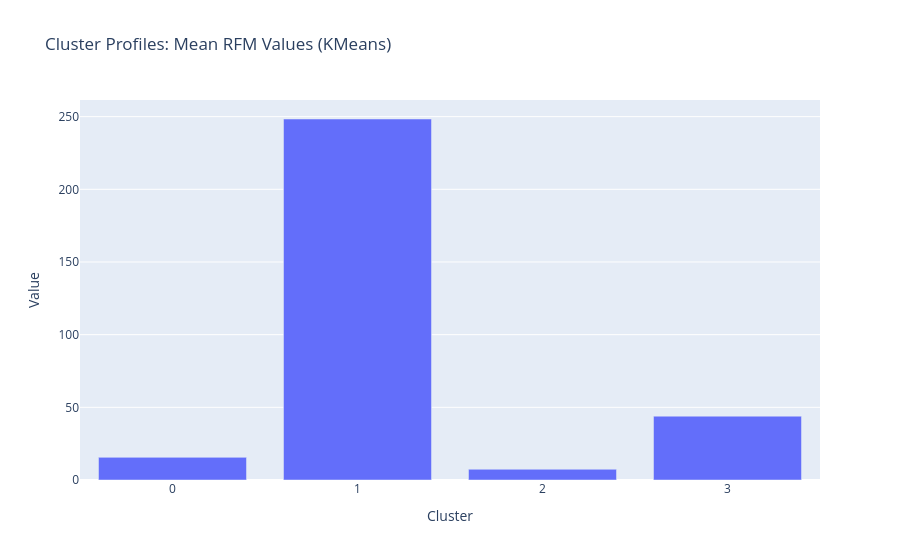
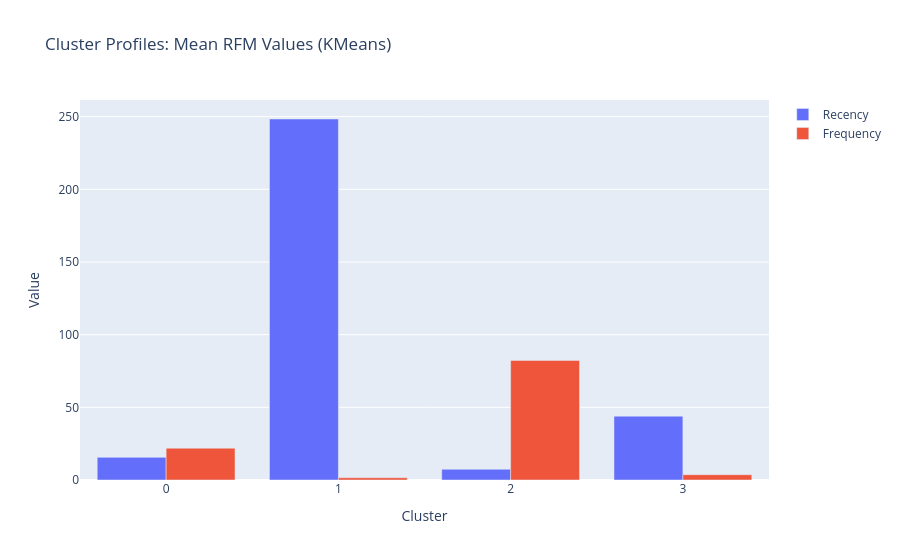
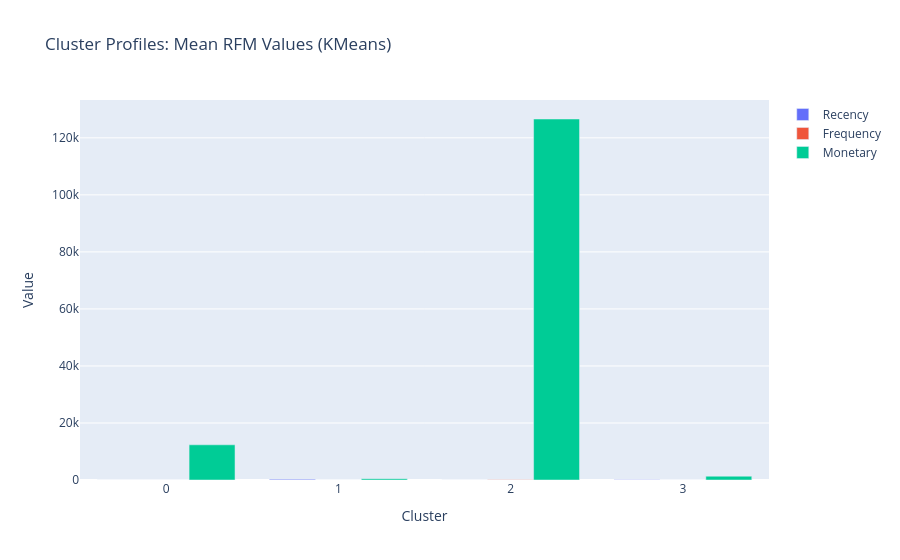

The cell these charts' notebook holds for them, in order:
### Code cell
# 2. Cluster Profile Bar Plot (Plotly)
cluster_means = rfm.groupby('Cluster')[['Recency', 'Frequency', 'Monetary']].mean().reset_index()
fig = go.Figure()
for metric in ['Recency', 'Frequency', 'Monetary']:
    fig.add_trace(go.Bar(
        x=cluster_means['Cluster'],
        y=cluster_means[metric],
        name=metric
    ))
    fig.update_layout(
        title=f'Cluster Profiles: Mean RFM Values ({method})',
        xaxis_title='Cluster',
        yaxis_title='Value',
        barmode='group',
    )
    fig.show()
print("Displayed cluster profile bar plot.")

### Figure 1 — Plotly figure (JSON) as saved in the notebook; plotly's stock layout.template omitted (floating-point values rounded to 4 significant figures)
{"data": [{"name": "Recency", "type": "bar", "x": ["0", "1", "2", "3"], "y": [15.57, 248.4, 7.385, 43.92]}], "layout": {"barmode": "group", "title": {"text": "Cluster Profiles: Mean RFM Values (KMeans)"}, "xaxis": {"title": {"text": "Cluster"}}, "yaxis": {"title": {"text": "Value"}}}}

### Figure 2 — Plotly figure (JSON) as saved in the notebook; plotly's stock layout.template omitted (floating-point values rounded to 4 significant figures)
{"data": [{"name": "Recency", "type": "bar", "x": ["0", "1", "2", "3"], "y": [15.57, 248.4, 7.385, 43.92]}, {"name": "Frequency", "type": "bar", "x": ["0", "1", "2", "3"], "y": [21.89, 1.55, 82.31, 3.641]}], "layout": {"barmode": "group", "title": {"text": "Cluster Profiles: Mean RFM Values (KMeans)"}, "xaxis": {"title": {"text": "Cluster"}}, "yaxis": {"title": {"text": "Value"}}}}

### Figure 3 — Plotly figure (JSON) as saved in the notebook; plotly's stock layout.template omitted (floating-point values rounded to 4 significant figures)
{"data": [{"name": "Recency", "type": "bar", "x": ["0", "1", "2", "3"], "y": [15.57, 248.4, 7.385, 43.92]}, {"name": "Frequency", "type": "bar", "x": ["0", "1", "2", "3"], "y": [21.89, 1.55, 82.31, 3.641]}, {"name": "Monetary", "type": "bar", "x": ["0", "1", "2", "3"], "y": [12350.0, 474.7, 126600.0, 1330.0]}], "layout": {"barmode": "group", "title": {"text": "Cluster Profiles: Mean RFM Values (KMeans)"}, "xaxis": {"title": {"text": "Cluster"}}, "yaxis": {"title": {"text": "Value"}}}}
